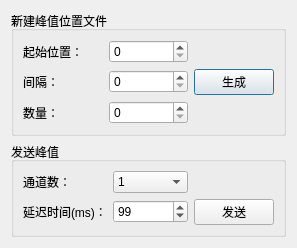
<?xml version="1.0" encoding="UTF-8"?>
<ui version="4.0">
 <class>Dialog</class>
 <widget class="QDialog" name="Dialog">
  <property name="geometry">
   <rect>
    <x>0</x>
    <y>0</y>
    <width>297</width>
    <height>212</height>
   </rect>
  </property>
  <property name="windowTitle">
   <string>自定义峰值位置</string>
  </property>
  <property name="windowIcon">
   <iconset resource="images.qrc">
    <normaloff>:/icon/自定义.png</normaloff>:/icon/自定义.png</iconset>
  </property>
  <layout class="QGridLayout" name="gridLayout_3">
   <item row="0" column="0">
    <widget class="QGroupBox" name="groupBox">
     <property name="title">
      <string>新建峰值位置文件</string>
     </property>
     <layout class="QGridLayout" name="gridLayout">
      <item row="0" column="0">
       <widget class="QLabel" name="label">
        <property name="text">
         <string>起始位置：</string>
        </property>
       </widget>
      </item>
      <item row="0" column="1">
       <widget class="QSpinBox" name="spinBox_start">
        <property name="maximum">
         <number>999999999</number>
        </property>
       </widget>
      </item>
      <item row="1" column="0">
       <widget class="QLabel" name="label_2">
        <property name="text">
         <string>间隔：</string>
        </property>
       </widget>
      </item>
      <item row="1" column="1">
       <widget class="QSpinBox" name="spinBox_space">
        <property name="maximum">
         <number>999999999</number>
        </property>
       </widget>
      </item>
      <item row="1" column="2">
       <widget class="QPushButton" name="pushButton_creat">
        <property name="text">
         <string>生成</string>
        </property>
       </widget>
      </item>
      <item row="2" column="0">
       <widget class="QLabel" name="label_4">
        <property name="text">
         <string>数量：</string>
        </property>
       </widget>
      </item>
      <item row="2" column="1">
       <widget class="QSpinBox" name="spinBox_num">
        <property name="maximum">
         <number>999999999</number>
        </property>
       </widget>
      </item>
     </layout>
    </widget>
   </item>
   <item row="1" column="0">
    <widget class="QGroupBox" name="groupBox_2">
     <property name="title">
      <string>发送峰值</string>
     </property>
     <layout class="QGridLayout" name="gridLayout_2">
      <item row="0" column="0">
       <widget class="QLabel" name="label_3">
        <property name="text">
         <string>通道数：</string>
        </property>
       </widget>
      </item>
      <item row="0" column="1">
       <widget class="QComboBox" name="comboBox_count">
        <property name="currentIndex">
         <number>0</number>
        </property>
        <item>
         <property name="text">
          <string>1</string>
         </property>
        </item>
        <item>
         <property name="text">
          <string>2</string>
         </property>
        </item>
        <item>
         <property name="text">
          <string>3</string>
         </property>
        </item>
        <item>
         <property name="text">
          <string>4</string>
         </property>
        </item>
        <item>
         <property name="text">
          <string>12</string>
         </property>
        </item>
       </widget>
      </item>
      <item row="1" column="0">
       <widget class="QLabel" name="label_5">
        <property name="text">
         <string>延迟时间(ms)：</string>
        </property>
       </widget>
      </item>
      <item row="1" column="1">
       <widget class="QSpinBox" name="spinBox_delay">
        <property name="maximum">
         <number>1000000300</number>
        </property>
        <property name="value">
         <number>99</number>
        </property>
       </widget>
      </item>
      <item row="1" column="2">
       <widget class="QPushButton" name="pushButton_send">
        <property name="text">
         <string>发送</string>
        </property>
       </widget>
      </item>
     </layout>
    </widget>
   </item>
  </layout>
 </widget>
 <resources>
  <include location="images.qrc"/>
 </resources>
 <connections>
  <connection>
   <sender>pushButton_creat</sender>
   <signal>clicked()</signal>
   <receiver>Dialog</receiver>
   <slot>creat_file()</slot>
   <hints>
    <hint type="sourcelabel">
     <x>288</x>
     <y>87</y>
    </hint>
    <hint type="destinationlabel">
     <x>288</x>
     <y>8</y>
    </hint>
   </hints>
  </connection>
  <connection>
   <sender>pushButton_send</sender>
   <signal>clicked()</signal>
   <receiver>Dialog</receiver>
   <slot>send()</slot>
   <hints>
    <hint type="sourcelabel">
     <x>297</x>
     <y>199</y>
    </hint>
    <hint type="destinationlabel">
     <x>297</x>
     <y>260</y>
    </hint>
   </hints>
  </connection>
 </connections>
 <slots>
  <slot>creat_file()</slot>
  <slot>select_file()</slot>
  <slot>send()</slot>
 </slots>
</ui>
